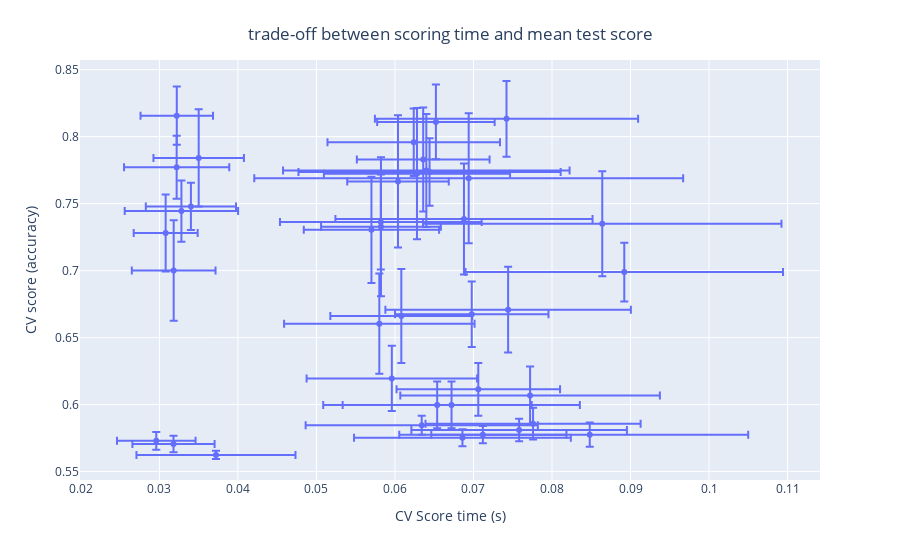

This figure's notebook cell:
### Markdown cell above
Nous pouvons utiliser un [`plotly.express.scatter`](https://plotly.com/python-api-reference/generated/plotly.express.scatter.html) pour visualiser le compromis entre le temps de notation et le score moyen de test (c'est-à-dire le "CV score"). En passant le curseur sur un point donné, nous affichons les paramètres correspondants. Les barres d'erreur correspondent à une déviation standard telle que calculée dans les différents plis de la validation croisée.

### Code cell
import plotly.express as px

param_names = [shorten_param(name) for name in parameter_grid.keys()]
labels = {
    "mean_score_time": "CV Score time (s)",
    "mean_test_score": "CV score (accuracy)",
}
fig = px.scatter(
    cv_results,
    x="mean_score_time",
    y="mean_test_score",
    error_x="std_score_time",
    error_y="std_test_score",
    hover_data=param_names,
    labels=labels,
)
fig.update_layout(
    title={
        "text": "trade-off between scoring time and mean test score",
        "y": 0.95,
        "x": 0.5,
        "xanchor": "center",
        "yanchor": "top",
    }
)
fig

### Figure 1 — Plotly figure (JSON) as saved in the notebook; plotly's stock layout.template omitted (floating-point values rounded to 4 significant figures)
{"data": [{"customdata": [[1, 3, [1, 2], "l2", 10], [0.6, 3, [1, 2], "l2", 100], [0.6, 10, [1, 1], "l1", 0.01], [1, 10, [1, 2], "l2", 0.001], [0.2, 3, [1, 2], "l2", 1], [0.2, 1, [1, 2], "l2", 1000], [0.2, 1, [1, 2], "l2", 1], [1, 5, [1, 2], "l1", 100000], [0.2, 5, [1, 2], "l2", 0.001], [0.4, 10, [1, 2], "l1", 0.001], [1, 5, [1, 2], "l2", 1e-06], [0.4, 10, [1, 2], "l2", 100], [0.6, 3, [1, 2], "l1", 100], [0.2, 1, [1, 1], "l1", 0.01], [0.6, 10, [1, 2], "l2", 0.01], [0.8, 3, [1, 2], "l1", 0.001], [0.8, 5, [1, 1], "l1", 10000], [0.8, 1, [1, 1], "l2", 100], [0.4, 5, [1, 2], "l1", 1], [0.8, 1, [1, 2], "l1", 1], [0.2, 1, [1, 1], "l2", 1e-06], [0.4, 5, [1, 2], "l2", 1e-06], [0.8, 1, [1, 2], "l2", 1], [0.4, 10, [1, 2], "l2", 1e-06], [0.6, 1, [1, 1], "l2", 1], [1, 1, [1, 2], "l1", 1], [0.2, 1, [1, 2], "l1", 1000000], [0.8, 1, [1, 2], "l2", 10000], [0.8, 10, [1, 1], "l1", 0.01], [1, 5, [1, 1], "l1", 0.001], [0.2, 5, [1, 2], "l2", 0.01], [0.8, 10, [1, 2], "l2", 100000], [0.4, 1, [1, 2], "l1", 1e-06], [0.6, 3, [1, 2], "l1", 100000], [0.2, 5, [1, 1], "l2", 10000], [1, 1, [1, 1], "l2", 10000], [0.6, 3, [1, 2], "l1", 1], [0.8, 3, [1, 2], "l2", 1000000], [0.8, 3, [1, 2], "l2", 0.001], [0.2, 1, [1, 2], "l2", 0.1]], "error_x": {"array": [0.01653, 0.01041, 0.007222, 0.01637, 0.0167, 0.02022, 0.02283, 0.01065, 0.01186, 0.007627, 0.02731, 0.01213, 0.01204, 0.004616, 0.01284, 0.01099, 0.005003, 0.005233, 0.009041, 0.0137, 0.005762, 0.006466, 0.01563, 0.008619, 0.005332, 0.01373, 0.009771, 0.02018, 0.005744, 0.006701, 0.01825, 0.01479, 0.007482, 0.01634, 0.004074, 0.01013, 0.01086, 0.01381, 0.008453, 0.01676]}, "error_y": {"array": [0.02171, 0.01966, 0.02281, 0.04142, 0.0252, 0.02185, 0.03919, 0.006436, 0.04904, 0.05189, 0.0485, 0.03742, 0.01747, 0.02174, 0.03543, 0.02524, 0.006668, 0.00618, 0.03508, 0.01186, 0.03629, 0.04938, 0.03193, 0.03959, 0.03748, 0.008394, 0.02448, 0.00909, 0.01756, 0.02348, 0.04223, 0.007072, 0.02788, 0.01747, 0.02866, 0.003036, 0.02429, 0.006308, 0.03887, 0.02826]}, "hovertemplate": "CV Score time (s)=%{x}<br>CV score (accuracy)=%{y}<br>max_df=%{customdata[0]}<br>min_df=%{customdata[1]}<br>ngram_range=%{customdata[2]}<br>norm=%{customdata[3]}<br>alpha=%{customdata[4]}<extra></extra>", "legendgroup": "", "marker": {"color": "#636efa", "symbol": "circle"}, "mode": "markers", "name": "", "orientation": "v", "showlegend": false, "type": "scatter", "x": [0.07721, 0.07061, 0.0328, 0.06879, 0.06441, 0.08921, 0.0864, 0.07119, 0.0628, 0.05822, 0.06939, 0.05801, 0.06537, 0.03221, 0.0582, 0.06239, 0.0296, 0.03179, 0.06081, 0.07759, 0.035, 0.06039, 0.07441, 0.057, 0.03181, 0.07582, 0.06978, 0.08481, 0.03401, 0.03219, 0.06399, 0.06341, 0.06521, 0.0672, 0.03079, 0.0372, 0.0596, 0.06859, 0.0636, 0.07421], "xaxis": "x", "y": [0.6067, 0.6114, 0.7444, 0.7386, 0.7736, 0.6989, 0.7351, 0.5776, 0.7724, 0.7327, 0.7689, 0.6604, 0.5997, 0.8156, 0.7363, 0.7958, 0.5729, 0.5706, 0.6662, 0.5857, 0.7841, 0.7666, 0.6709, 0.7304, 0.7, 0.5811, 0.6674, 0.5776, 0.7479, 0.7771, 0.7747, 0.5846, 0.811, 0.5997, 0.7281, 0.5624, 0.6195, 0.5753, 0.7829, 0.8133], "yaxis": "y"}], "layout": {"legend": {"tracegroupgap": 0}, "margin": {"t": 60}, "title": {"text": "trade-off between scoring time and mean test score", "x": 0.5, "xanchor": "center", "y": 0.95, "yanchor": "top"}, "xaxis": {"anchor": "y", "domain": [0, 1], "title": {"text": "CV Score time (s)"}}, "yaxis": {"anchor": "x", "domain": [0, 1], "title": {"text": "CV score (accuracy)"}}}}
